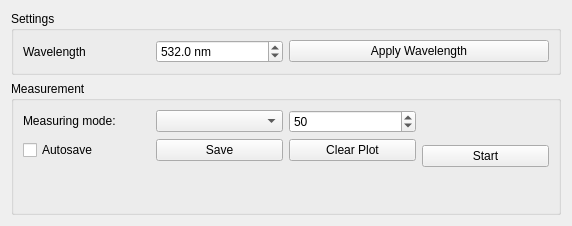
<?xml version="1.0" encoding="UTF-8"?>
<ui version="4.0">
 <class>Form</class>
 <widget class="QWidget" name="Form">
  <property name="geometry">
   <rect>
    <x>0</x>
    <y>0</y>
    <width>572</width>
    <height>226</height>
   </rect>
  </property>
  <property name="windowTitle">
   <string>Polarimeter Instrument</string>
  </property>
  <layout class="QVBoxLayout" name="verticalLayout">
   <item>
    <widget class="QGroupBox" name="groupBox_settings">
     <property name="sizePolicy">
      <sizepolicy hsizetype="MinimumExpanding" vsizetype="Minimum">
       <horstretch>0</horstretch>
       <verstretch>0</verstretch>
      </sizepolicy>
     </property>
     <property name="title">
      <string>Settings</string>
     </property>
     <layout class="QHBoxLayout" name="horizontalLayout_2">
      <item>
       <layout class="QHBoxLayout" name="horizontalLayout">
        <item>
         <widget class="QLabel" name="label">
          <property name="text">
           <string>Wavelength</string>
          </property>
         </widget>
        </item>
        <item>
         <widget class="QDoubleSpinBox" name="doubleSpinBox_wavelength">
          <property name="suffix">
           <string> nm</string>
          </property>
          <property name="decimals">
           <number>1</number>
          </property>
          <property name="minimum">
           <double>450.000000000000000</double>
          </property>
          <property name="maximum">
           <double>800.000000000000000</double>
          </property>
          <property name="singleStep">
           <double>0.100000000000000</double>
          </property>
          <property name="value">
           <double>532.000000000000000</double>
          </property>
         </widget>
        </item>
       </layout>
      </item>
      <item>
       <widget class="QPushButton" name="pushButton_apply_wavelength">
        <property name="text">
         <string>Apply Wavelength</string>
        </property>
       </widget>
      </item>
     </layout>
    </widget>
   </item>
   <item>
    <widget class="QGroupBox" name="groupBox_measurement">
     <property name="sizePolicy">
      <sizepolicy hsizetype="Preferred" vsizetype="Expanding">
       <horstretch>0</horstretch>
       <verstretch>0</verstretch>
      </sizepolicy>
     </property>
     <property name="title">
      <string>Measurement</string>
     </property>
     <layout class="QVBoxLayout" name="verticalLayout_2">
      <item>
       <layout class="QGridLayout" name="gridLayout_control">
        <item row="1" column="3">
         <widget class="QPushButton" name="pushButton_clear_plot">
          <property name="text">
           <string>Clear Plot</string>
          </property>
         </widget>
        </item>
        <item row="1" column="2">
         <widget class="QPushButton" name="pushButton_save">
          <property name="sizePolicy">
           <sizepolicy hsizetype="Minimum" vsizetype="Fixed">
            <horstretch>0</horstretch>
            <verstretch>0</verstretch>
           </sizepolicy>
          </property>
          <property name="text">
           <string>Save</string>
          </property>
         </widget>
        </item>
        <item row="0" column="1">
         <widget class="QLabel" name="label_3">
          <property name="sizePolicy">
           <sizepolicy hsizetype="Preferred" vsizetype="Fixed">
            <horstretch>0</horstretch>
            <verstretch>0</verstretch>
           </sizepolicy>
          </property>
          <property name="text">
           <string>Measuring mode:</string>
          </property>
         </widget>
        </item>
        <item row="0" column="2">
         <widget class="QComboBox" name="comboBox_mode">
          <property name="sizePolicy">
           <sizepolicy hsizetype="Preferred" vsizetype="Fixed">
            <horstretch>0</horstretch>
            <verstretch>0</verstretch>
           </sizepolicy>
          </property>
         </widget>
        </item>
        <item row="0" column="4" rowspan="3">
         <widget class="QPushButton" name="pushButton_start">
          <property name="sizePolicy">
           <sizepolicy hsizetype="Minimum" vsizetype="Fixed">
            <horstretch>0</horstretch>
            <verstretch>0</verstretch>
           </sizepolicy>
          </property>
          <property name="text">
           <string>Start</string>
          </property>
         </widget>
        </item>
        <item row="1" column="1">
         <widget class="QCheckBox" name="checkBox_autosave">
          <property name="sizePolicy">
           <sizepolicy hsizetype="Minimum" vsizetype="Fixed">
            <horstretch>0</horstretch>
            <verstretch>0</verstretch>
           </sizepolicy>
          </property>
          <property name="text">
           <string>Autosave</string>
          </property>
         </widget>
        </item>
        <item row="0" column="3">
         <widget class="QSpinBox" name="spinBox_measurement_length">
          <property name="sizePolicy">
           <sizepolicy hsizetype="Minimum" vsizetype="Fixed">
            <horstretch>0</horstretch>
            <verstretch>0</verstretch>
           </sizepolicy>
          </property>
          <property name="minimum">
           <number>1</number>
          </property>
          <property name="maximum">
           <number>1000</number>
          </property>
          <property name="value">
           <number>50</number>
          </property>
         </widget>
        </item>
       </layout>
      </item>
      <item>
       <layout class="QFormLayout" name="formLayout_channels"/>
      </item>
     </layout>
    </widget>
   </item>
  </layout>
 </widget>
 <resources/>
 <connections/>
</ui>
